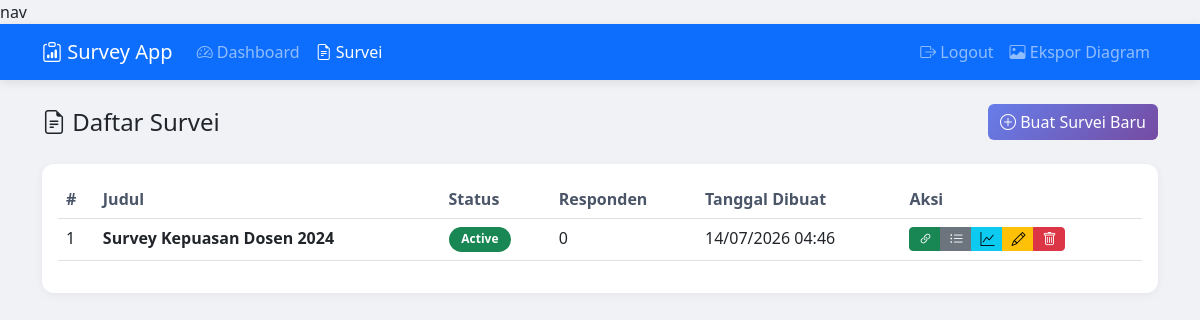
Page /admin/surveys.php (signed in) on the committed database.
### tables this page shows
CREATE TABLE surveys (
    id INT PRIMARY KEY AUTO_INCREMENT,
    admin_id INT,
    title VARCHAR(255) NOT NULL,
    description TEXT,
    status ENUM('active', 'inactive', 'draft') DEFAULT 'draft',
    start_date DATE,
    end_date DATE,
    created_at TIMESTAMP DEFAULT CURRENT_TIMESTAMP,
    updated_at TIMESTAMP DEFAULT CURRENT_TIMESTAMP ON UPDATE CURRENT_TIMESTAMP,
    FOREIGN KEY (admin_id) REFERENCES admins(id) ON DELETE CASCADE
);

### admin/surveys.php (the view, shortened to what this page needs)
<?php
require_once '../config/database.php';
$admin_id = $_SESSION['admin_id'];
try {
    $stmt = $pdo->prepare("SELECT s.*,
        (SELECT COUNT(*) FROM responses WHERE survey_id = s.id) as response_count
        FROM surveys s
        WHERE s.admin_id = ?
        ORDER BY s.created_at DESC");
    $stmt->execute([$admin_id]);
    $surveys = $stmt->fetchAll();
} catch (PDOException $e) {
    die("Error: " . $e->getMessage());
}
?> nav
<!DOCTYPE html>
<html lang="id">
<head>
    <link href="https://cdn.jsdelivr.net/npm/bootstrap@5.3.0/dist/css/bootstrap.min.css" rel="stylesheet">
    <link rel="stylesheet" href="https://cdn.jsdelivr.net/npm/bootstrap-icons@1.11.0/font/bootstrap-icons.css">
</head>
<body>
    <nav class="navbar navbar-expand-lg navbar-dark bg-primary">
        <div class="container">
            <a class="navbar-brand" href="index.php">
                <i class="bi bi-clipboard-data"></i> Survey App
            </a>
            <div class="collapse navbar-collapse" id="navbarNav">
                <ul class="navbar-nav me-auto">
                    <li class="nav-item">
                        <a class="nav-link" href="index.php"><i class="bi bi-speedometer2"></i> Dashboard</a>
                    </li>
                    <li class="nav-item">
                        <a class="nav-link active" href="surveys.php"><i class="bi bi-file-earmark-text"></i> Survei</a>
                    </li>
                </ul>
                <ul class="navbar-nav">
                    <li class="nav-item">
                        <a class="nav-link" href="logout.php"><i class="bi bi-box-arrow-right"></i> Logout</a>
                    </li>
                    <li class="nav-item">
                        <a class="nav-link" href="export_diagram.php"><i class="bi bi-image"></i> Ekspor Diagram</a>
                    </li>
                </ul>
            </div>
        </div>
    </nav>
    <div class="container mt-4">
        <div class="d-flex justify-content-between align-items-center mb-4">
            <h4 class="mb-0"><i class="bi bi-file-earmark-text"></i> Daftar Survei</h4>
            <a href="survey_create.php" class="btn btn-primary">
                <i class="bi bi-plus-circle"></i> Buat Survei Baru
            </a>
        </div>
        <div class="card">
            <div class="card-body">
                <?php if (count($surveys) > 0): ?>
                    <div class="table-responsive">
                        <table class="table table-hover">
                            <thead>
                                <tr>
                                    <th>#</th>
                                    <th>Judul</th>
                                    <th>Status</th>
                                    <th>Responden</th>
                                    <th>Tanggal Dibuat</th>
                                    <th>Aksi</th>
                                </tr>
                            </thead>
                            <tbody>
                                <?php foreach ($surveys as $key => $survey): ?>
                                    <tr>
                                        <td><?php echo $key + 1; ?></td>
                                        <td><strong><?php echo htmlspecialchars($survey['title']); ?></strong></td>
                                        <td>
                                            <span class="badge <?php echo $survey['status'] == 'active' ? 'bg-success' : ($survey['status'] == 'inactive' ? 'bg-danger' : 'bg-warning'); ?>">
                                                <?php echo ucfirst($survey['status']); ?>
                                            </span>
                                        </td>
                                        <td><?php echo $survey['response_count']; ?></td>
                                        <td><?php echo date('d/m/Y H:i', strtotime($survey['created_at'])); ?></td>
                                        <td>
                                            <div class="btn-group" role="group">
                                                <a href="../responden/survey.php?token=<?php echo md5($survey['id'] . 'secret'); ?>"
                                                   target="_blank" class="btn btn-sm btn-success" title="Link Survei">
                                                    <i class="bi bi-link-45deg"></i>
                                                </a>
                                                <a href="questions.php?survey_id=<?php echo $survey['id']; ?>"
                                                   class="btn btn-sm btn-secondary" title="Kelola Pertanyaan">
                                                    <i class="bi bi-list-ul"></i>
                                                </a>
                                                <a href="results.php?survey_id=<?php echo $survey['id']; ?>"
                                                   class="btn btn-sm btn-info" title="Lihat Hasil">
                                                    <i class="bi bi-graph-up"></i>
                                                </a>
                                                <a href="survey_edit.php?id=<?php echo $survey['id']; ?>"
                                                   class="btn btn-sm btn-warning" title="Edit">
                                                    <i class="bi bi-pencil"></i>
                                                </a>
                                                <a href="?delete=1&id=<?php echo $survey['id']; ?>"
                                                   class="btn btn-sm btn-danger" title="Hapus"
                                                   onclick="return confirm('Hapus survei ini?')">
                                                    <i class="bi bi-trash"></i>
                                                </a>
                                            </div>
                                        </td>
                                    </tr>
                                <?php endforeach; ?>
                            </tbody>
                        </table>
                    </div>
                <?php endif; ?>
            </div>
        </div>
    </div>
</body>
</html>

### admin/surveys.php (style rules this page uses)
body { background: #f0f2f5; }
.navbar { box-shadow: 0 2px 10px rgba(0,0,0,0.1); }
.card { border: none; border-radius: 12px; box-shadow: 0 2px 10px rgba(0,0,0,0.05); }
.btn-primary { background: linear-gradient(135deg, #667eea 0%, #764ba2 100%); border: none; }
.badge { padding: 0.4rem 0.8rem; border-radius: 20px; }
.table th { border-top: none; font-weight: 600; color: #4a5568; }
.btn-group .btn { padding: 0.25rem 0.5rem; }

### rows in the picture
surveys: title "Survey Kepuasan Dosen 2024", status "Active", response_count "0", created_at "14/07/2026 04:46"
